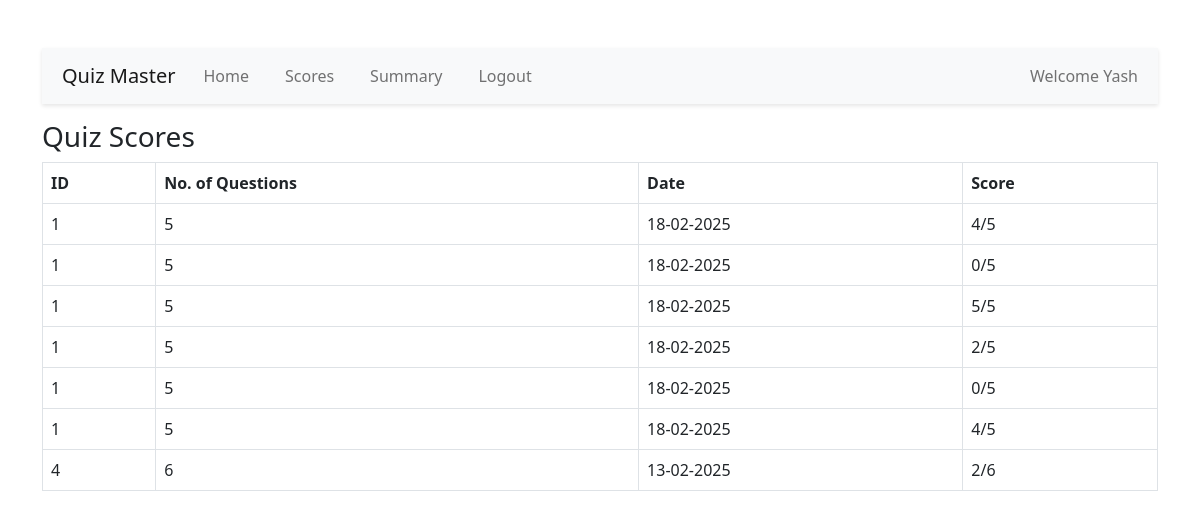
/view_scores/2, run on an earlier commit of the app's database.
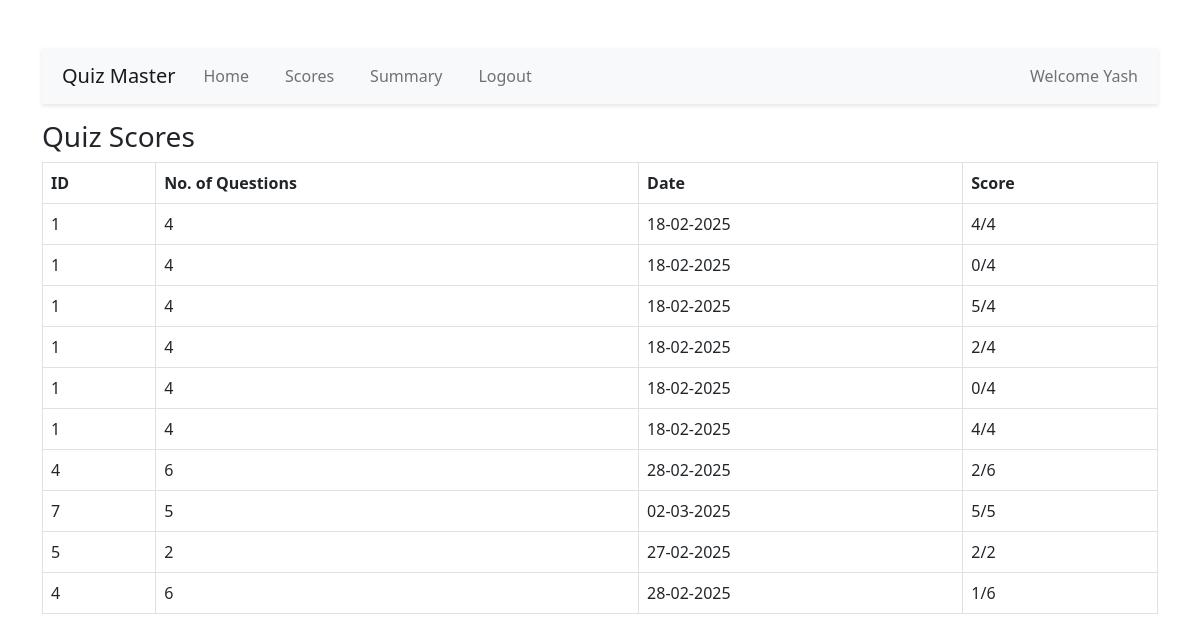
And on a later commit of the database.
### application/models.py (models this page shows)
class User(db.Model):
    id = db.Column(db.Integer, primary_key = True)
    username = db.Column(db.String(), unique=True, nullable = False)
    password = db.Column(db.String(), nullable=False)
    full_name = db.Column(db.String(), nullable=False)
    qualification = db.Column(db.String())
    dob = db.Column(db.Date)
    is_admin = db.Column(db.String(), default = "general")
    scores = db.relationship('Score', backref = 'user', lazy=True)

class Score(db.Model):
    id = db.Column(db.Integer, primary_key = True)
    quiz_id = db.Column(db.Integer, db.ForeignKey('quiz.id'), nullable=False)
    user_id = db.Column(db.Integer, db.ForeignKey('user.id'), nullable=False)
    time_stamp_of_attempt = db.Column(db.DateTime, default =datetime.utcnow)
    total_scored = db.Column(db.Integer, nullable = False)

class Quiz(db.Model):
    id = db.Column(db.Integer, primary_key = True)
    title = db.Column(db.String(100), nullable=False)
    chapter_id = db.Column(db.Integer, db.ForeignKey('chapter.id'), nullable=False)
    date_of_quiz = db.Column(db.Date, nullable=False)
    duration = db.Column(db.Time, nullable=False)
    is_active = db.Column(db.Boolean, default=True)
    questions = db.relationship('Question', backref = 'quiz', lazy = True)
    scores = db.relationship('Score', backref ='quiz',cascade = "all, delete, delete-orphan", lazy=True)

### application/controllers.py (the view)
@app.route("/view_scores/<int:user_id>")
def view_scores(user_id):
    user=  User.query.get_or_404(user_id)
    scores = Score.query.filter_by(user_id = user.id).all()
    return render_template("view_scores.html", scores=scores,user_id =user_id, user=user)

### templates/view_scores.html (shortened to what this page needs)
<!DOCTYPE html>
<html lang="en">
<head>
    <link rel="stylesheet" href="{{url_for('static', filename ='user_dash.css')}}">
    <link href="https://cdn.jsdelivr.net/npm/bootstrap@5.0.2/dist/css/bootstrap.min.css" rel="stylesheet"
>
</head>
<body>
    <div class="container mt-5">
        <nav class="navbar navbar-expand-lg navbar-light bg-light mb-3">
            <a class="navbar-brand" href="#">Quiz Master</a>
            <div class="collapse navbar-collapse">
                <ul class="navbar-nav me-auto">
                    <li class="nav-item"><a class="nav-link" href="{{url_for('user_dashboard', user_id=user_id)}}">Home </a></li>
                    <li class="nav-item"><a class="nav-link" href="{{url_for('view_scores',user_id =user_id)}}">Scores </a></li>
                    <li class="nav-item"><a class="nav-link" href="{{url_for('user_summary', user_id =user.id)}}">Summary</a></li>
                    <li class="nav-item"><a class="nav-link" href="{{url_for('login')}}">Logout </a></li>
                </ul>
                <span class="navbar-text">Welcome {{user.username}}</span>
            </div>
        </nav>
        <h3>Quiz Scores</h3>
        <table class="table table-bordered">
            <thead>
                <tr>
                    <th>ID</th>
                    <th>No. of Questions</th>
                    <th>Date</th>
                    <th>Score</th>
                </tr>
            </thead>
            <tbody>
                {% for score in scores %}
                <tr>
                    <td>{{score.quiz_id}}</td>
                    <td>{{score.quiz.questions|length}}</td>
                    <td>{{score.quiz.date_of_quiz.strftime('%d-%m-%Y')}}</td>
                    <td>{{score.total_scored}}/{{score.quiz.questions|length}}</td>
                </tr>
                {% endfor %}
            </tbody>
        </table>
    </div>
</body>
</html>

### static/user_dash.css (style rules this page uses)
* { margin:0px; padding:0px; box-sizing: border-box; }
body { font-family: Arial,sans-serif; margin:0px; padding:0px; background-color: #f4f6f9; color: #333; }
.navbar { background-color:#343a40; color:white; padding:15px 20px; display:flex; justify-content: space-between; align-items:center; box-shadow: 0 2px 4px rgba(0,0,0,0.1); }
.navbar a { color: #fff; text-decoration:None; margin-right:20px; font-weight: 500; transition: color 0.3s ease; }

What changed in the data, as far as the page shows it:
computed for Score (number 1 of 10 on the later page): quiz.questions|length "5" → "4"
computed for Score (number 2 of 10 on the later page): quiz.questions|length "5" → "4"
computed for Score (number 3 of 10 on the later page): quiz.questions|length "5" → "4"
computed for Score (number 4 of 10 on the later page): quiz.questions|length "5" → "4"
computed for Score (number 5 of 10 on the later page): quiz.questions|length "5" → "4"
computed for Score (number 6 of 10 on the later page): quiz.questions|length "5" → "4"
changed through a linked row, Score (number 7 of 10 on the later page): quiz.date_of_quiz "13-02-2025" → "28-02-2025"
added Score: quiz_id "7", quiz.questions|length "5", quiz.date_of_quiz "02-03-2025", total_scored "5"
added Score: quiz_id "5", quiz.questions|length "2", quiz.date_of_quiz "27-02-2025", total_scored "2"
added Score: quiz_id "4", quiz.questions|length "6", quiz.date_of_quiz "28-02-2025", total_scored "1"
